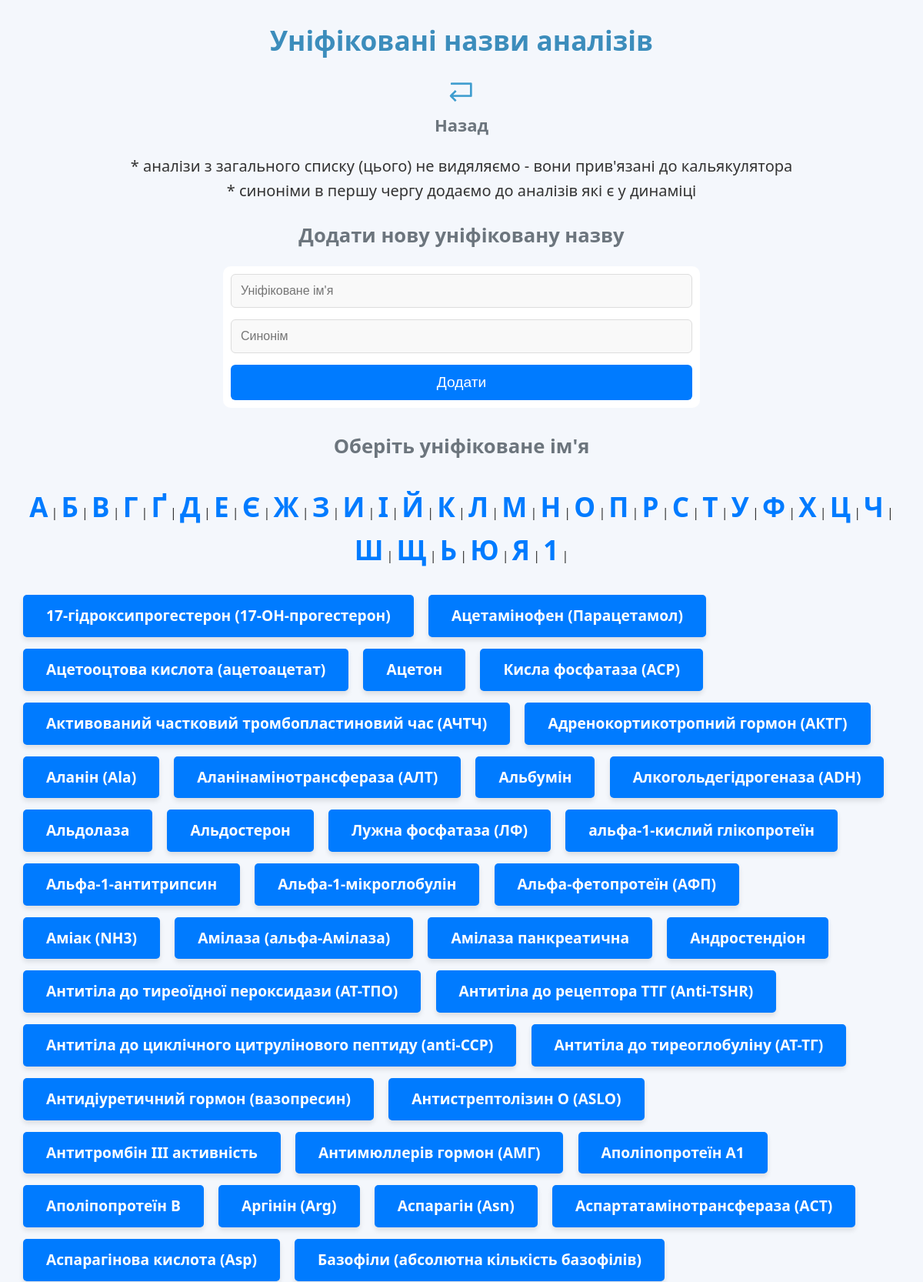
The app's page /analysis (upper part) with its own data.
### db/database.py (models this page shows)
class AnalysisSynonym(Base):
    __tablename__ = "analysis_synonyms"
    id = Column(Integer, primary_key=True, index=True)
    standard_name_id = Column(Integer, ForeignKey("standard_names.id"), nullable=False)
    synonym = Column(String, nullable=False)
    standard_name = relationship("StandardName", back_populates="synonyms")
    __table_args__ = (
        UniqueConstraint("standard_name_id", "synonym", name="unique_standard_name_synonym_constraint"),
    )

class StandardName(Base):
    __tablename__ = "standard_names"
    id = Column(Integer, primary_key=True, index=True)
    name = Column(String, unique=True, nullable=False)
    standard_unit_id = Column(Integer, ForeignKey("units.id"), nullable=True)
    units = relationship("Unit", back_populates="standard_name", foreign_keys="[Unit.standard_name_id]")
    unit_conversions = relationship("UnitConversion", back_populates="standard_name",
                                    foreign_keys="[UnitConversion.standard_name_id]")
    synonyms = relationship("AnalysisSynonym", back_populates="standard_name")

### ui/routes/analysis_router.py (the view)
@router.get("/analysis", response_class=HTMLResponse)
async def get_all_analysis(request: Request, filter_letter: str = None, db: Session = Depends(get_db)):
    analyses = get_analysis(db)
    if filter_letter:
        analyses = [analysis for analysis in analyses if analysis['name'].startswith(filter_letter)]
    return templates.TemplateResponse("analysis.html", {
        "request": request,
        "analyses": analyses,
        "filter_letter": filter_letter,
    })

### ui/templates/analysis.html (shortened to what this page needs)
{% extends "base.html" %}
{% block header %}Уніфіковані назви аналізів{% endblock %}
{% block content %}
        <p align="center"><a href="/"><img src="/static/images/back.png" width="3%"><br>Назад</a></p>
<p align="center">* аналізи з загального списку (цього) не видяляємо - вони прив'язані до кальякулятора
<br>
    * синоніми в першу чергу додаємо до аналізів які є у динаміці
</p>
<h2>Додати нову уніфіковану назву</h2>
<form action="/add_analyse" method="post">
    <input type="text" name="standard_name" placeholder="Уніфіковане ім'я" required>
    <input type="text" name="synonym" placeholder="Синонім" required>
    <button type="submit">Додати</button>
</form>
        <section>
            <h2>Оберіть уніфіковане ім'я</h2>
            <div>
                <div class="synonyms-container" align="center">
                    {% for letter in 'АБВГҐДЕЄЖЗИІЙКЛМНОПРСТУФХЦЧШЩЬЮЯ1' %}
                        <a href="/analysis?filter_letter={{ letter }}" style="font-size:35px;">{{ letter }}</a> |
                    {% endfor %}
                </div>
            </div>
            <div class="synonyms-container">
                {% for name in analyses %}
                <a href="/analysis/{{ name.id }}" class="synonyms-btn">{{ name.name }}</a>
                {% endfor %}
            </div>
        </section>
{% endblock %}

### ui/templates/base.html (shortened to what this page needs)
<!DOCTYPE html>
<html lang="uk">
<head>
    <link rel="stylesheet" href="/static/css/styles.css">
</head>
<body>
    <header>
        <h1>{% block header %}Koaly Project{% endblock %}</h1>
    </header>
    <main>
        {% block content %}{% endblock %}
    </main>
    <br>
</body>
</html>

### ui/static/css/styles.css (style rules this page uses)
body { font-family: 'Segoe UI', Tahoma, Geneva, Verdana, sans-serif; margin: 0; padding: 0; background-color: #f4f7fc; color: #333; line-height: 1.6; }
h1, h2 { font-family: 'Segoe UI', Tahoma, Geneva, Verdana, sans-serif; margin-bottom: 20px; text-align: center; }
h1 { color: #3c8dbc; font-size: 2.2em; }
h2 { color: #6c757d; font-size: 1.6em; }
a { color: #007bff; text-decoration: none; font-weight: bold; transition: color 0.3s ease, transform 0.2s ease; }
p { font-size: 20px; }
p a { color: #6c757d; font-size: 1.1em; }
form { background-color: #fff; padding: 10px; border-radius: 10px; margin-bottom: 30px; width: 100%; max-width: 600px; margin-left: auto; margin-right: auto; }
form input[type="text"], form select, form textarea { width: 100%; padding: 12px; margin-bottom: 15px; border: 1px solid #ddd; border-radius: 6px; font-size: 1em; background-color: #f9f9f9; box-sizing: border-box; transition: border-color 0.3s ease; }
form button { width: 100%; padding: 12px; background-color: #007bff; color: white; border: none; border-radius: 6px; cursor: pointer; font-size: 1.2em; transition: background-color 0.3s ease, transform 0.2s ease; }
button, .btn-delete, .btn-edit { padding: 10px 20px; cursor: pointer; border-radius: 6px; font-size: 1.1em; transition: background-color 0.3s ease, transform 0.2s ease; display: inline-block; margin-right: 12px; }
h1, h2 { text-align: center; }
.synonyms-container { display: row; margin: 30px; align: center; }
.synonyms-btn { padding: 12px 30px; margin-bottom: 15px; margin-right: 15px; background-color: #007BFF; color: white; text-decoration: none; font-size: 1.2em; border-radius: 5px; box-shadow: 0 4px 6px rgba(0, 0, 0, 0.1); transition: background-color 0.3s ease, transform 0.2s ease; display: inline-block; }

### records on screen
AnalysisSynonym: name "17-гідроксипрогестерон (17-ОН-прогестерон)"
StandardName: name "Ацетамінофен (Парацетамол)"
StandardName: name "Ацетооцтова кислота (ацетоацетат)"
StandardName: name "Ацетон"
AnalysisSynonym: name "Кисла фосфатаза (ACP)"
AnalysisSynonym: name "Активований частковий тромбопластиновий час (АЧТЧ)"
StandardName: name "Адренокортикотропний гормон (АКТГ)"
StandardName: name "Аланін (Ala)"
AnalysisSynonym: name "Аланінамінотрансфераза (АЛТ)"
StandardName: name "Альбумін"
AnalysisSynonym: name "Алкогольдегідрогеназа (ADH)"
AnalysisSynonym: name "Альдолаза"
AnalysisSynonym: name "Альдостерон"
AnalysisSynonym: name "Лужна фосфатаза (ЛФ)"
StandardName: name "альфа-1-кислий глікопротеїн"
StandardName: name "Альфа-1-антитрипсин"
StandardName: name "Альфа-1-мікроглобулін"
AnalysisSynonym: name "Альфа-фетопротеїн (АФП)"
StandardName: name "Аміак (NH3)"
AnalysisSynonym: name "Амілаза (альфа-Амілаза)"
AnalysisSynonym: name "Амілаза панкреатична"
AnalysisSynonym: name "Андростендіон"
StandardName: name "Антитіла до тиреоїдної пероксидази (АТ-ТПО)"
StandardName: name "Антитіла до рецептора ТТГ (Anti-TSHR)"
StandardName: name "Антитіла до циклічного цитрулінового пептиду (anti-CCP)"
AnalysisSynonym: name "Антитіла до тиреоглобуліну (АТ-ТГ)"
AnalysisSynonym: name "Антидіуретичний гормон (вазопресин)"
StandardName: name "Антистрептолізин O (ASLO)"
StandardName: name "Антитромбін III активність"
AnalysisSynonym: name "Антимюллерів гормон (АМГ)"
StandardName: name "Аполіпопротеїн A1"
StandardName: name "Аполіпопротеїн В"
StandardName: name "Аргінін (Arg)"
StandardName: name "Аспарагін (Asn)"
AnalysisSynonym: name "Аспартатамінотрансфераза (АСТ)"
StandardName: name "Аспарагінова кислота (Asp)"
StandardName: name "Базофіли (абсолютна кількість базофілів)"

### other values on screen
{{ letter }} "А" "Б" "В" "Г" "Ґ" "Д" "Е" "Є" "Ж" "З" "И" "І" "Й" "К" "Л" "М" "Н" "О" "П" "Р" "С" "Т" "У" "Ф" "Х" "Ц" "Ч" "Ш" "Щ" "Ь" "Ю" "Я" "1"
